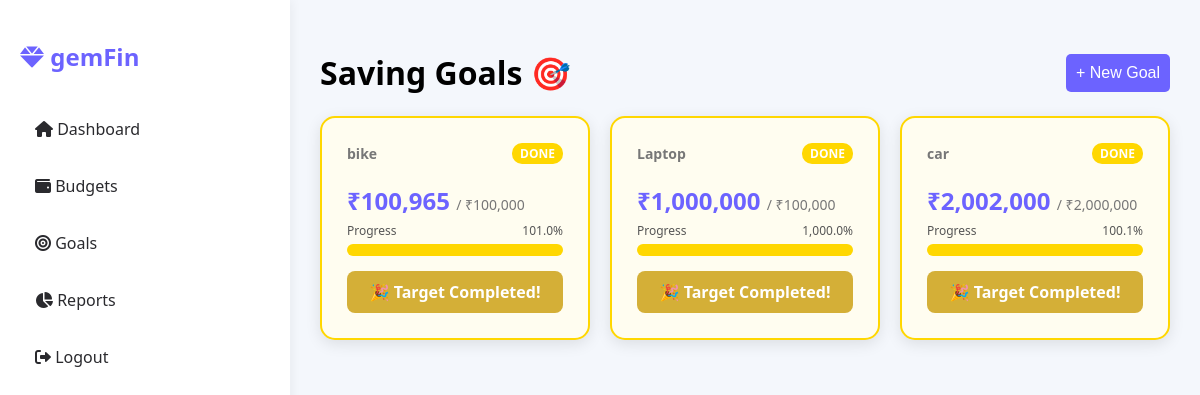
The page /goals.php (signed in) on the database its author committed.
### tables this page shows
CREATE TABLE `saving_goals` (
  `goal_id` int(11) NOT NULL,
  `user_id` int(11) NOT NULL,
  `description` varchar(255) DEFAULT NULL,
  `target_amount` decimal(15,2) NOT NULL,
  `current_amount` decimal(15,2) DEFAULT 0.00,
  `target_date` date DEFAULT NULL
);

### goals.php (the view, shortened to what this page needs)
<?php
include 'db_connect.php';
$user_id = $_SESSION['user_id'];
$goals = $conn->query("SELECT * FROM `saving_goals` WHERE user_id = $user_id");
?>
<!DOCTYPE html>
<html>
<head>
    <link rel="stylesheet" href="css/style.css">
    <link rel="stylesheet" href="https://cdnjs.cloudflare.com/ajax/libs/font-awesome/6.0.0/css/all.min.css">
</head>
<body>
<div class="dashboard-container">
    <?php include 'sidebar.php'; ?>
    <main class="main-content">
        <header style="display:flex; justify-content:space-between; align-items:center;">
            <h1>Saving Goals 🎯</h1>
            <button class="btn" style="width:auto" onclick="document.getElementById('goalModal').style.display='block'">+ New Goal</button>
        </header>
        <div class="cards-grid">
            <?php while($row = $goals->fetch_assoc()):
                $current = $row['current_amount'];
                $target = $row['target_amount'];
                $percent = ($target > 0) ? ($current / $target) * 100 : 0;
                $is_completed = ($current >= $target);
                $card_class = $is_completed ? 'completed' : '';
                $bar_color = $is_completed ? '#FFD700' : 'var(--green)';
            ?>
            <div class="card <?php echo $card_class; ?>">
                <div style="display:flex; justify-content:space-between; align-items:center;">
                    <h3><?php echo $row['description']; ?></h3>
                    <?php if($is_completed): ?>
                        <span style="background:#FFD700; color:#fff; padding:2px 8px; border-radius:10px; font-size:12px; font-weight:bold;">DONE</span>
                    <?php endif; ?>
                </div>
                <h2 style="color:var(--primary); margin-bottom:5px;">
                    ₹<?php echo number_format($current); ?>
                    <span style="font-size:14px; color:#777; font-weight:normal;"> / ₹<?php echo number_format($target); ?></span>
                </h2>
                <div style="display:flex; justify-content:space-between; font-size:12px; color:#555;">
                    <span>Progress</span>
                    <span><?php echo number_format($percent, 1); ?>%</span>
                </div>
                <div style="background:#eee; height:12px; border-radius:10px; margin:5px 0 15px 0; overflow:hidden;">
                    <div style="height:100%; width:<?php echo min($percent, 100); ?>%; background:<?php echo $bar_color; ?>; transition: width 0.5s;"></div>
                </div>
                <?php if($is_completed): ?>
                    <div class="congrats-box">
                        🎉 Target Completed!
                    </div>
                <?php endif; ?>
            </div>
            <?php endwhile; ?>
        </div>
    </main>
</div>
</body>
</html>

### css/style.css (style rules this page uses)
:root { --primary: #6C63FF; --secondary: #2A2A2E; --bg-color: #F4F7FC; --white: #ffffff; --green: #00C851; --red: #ff4444; --shadow: 0 4px 15px rgba(0,0,0,0.1); }
body { font-family: 'Segoe UI', sans-serif; background-color: var(--bg-color); margin: 0; padding: 0; }
.btn { width: 100%; padding: 10px; background: var(--primary); color: var(--white); border: none; border-radius: 5px; cursor: pointer; font-size: 16px; transition: 0.3s; }
.dashboard-container { display: flex; height: 100vh; }
.main-content { flex: 1; padding: 30px; overflow-y: auto; }
.cards-grid { display: grid; grid-template-columns: repeat(3, 1fr); gap: 20px; margin-bottom: 30px; }
.card { background: var(--white); padding: 25px; border-radius: 15px; box-shadow: var(--shadow); }
.card h3 { margin: 0; font-size: 14px; color: #777; }

### goals.php (style rules this page uses)
.card.completed { border: 2px solid #FFD700; background: #fffdf0; }
.congrats-box { text-align: center; background: #d4af37; color: white; padding: 10px; border-radius: 8px; margin-top: 15px; font-weight: bold; }

### rows shown on the page
saving_goals: description "bike", shows "DONE", current_amount "100,965", target_amount "100,000", percent "101.0", shows "🎉 Target Completed!"
saving_goals: description "Laptop", shows "DONE", current_amount "1,000,000", target_amount "100,000", percent "1,000.0", shows "🎉 Target Completed!"
saving_goals: description "car", shows "DONE", current_amount "2,002,000", target_amount "2,000,000", percent "100.1", shows "🎉 Target Completed!"
